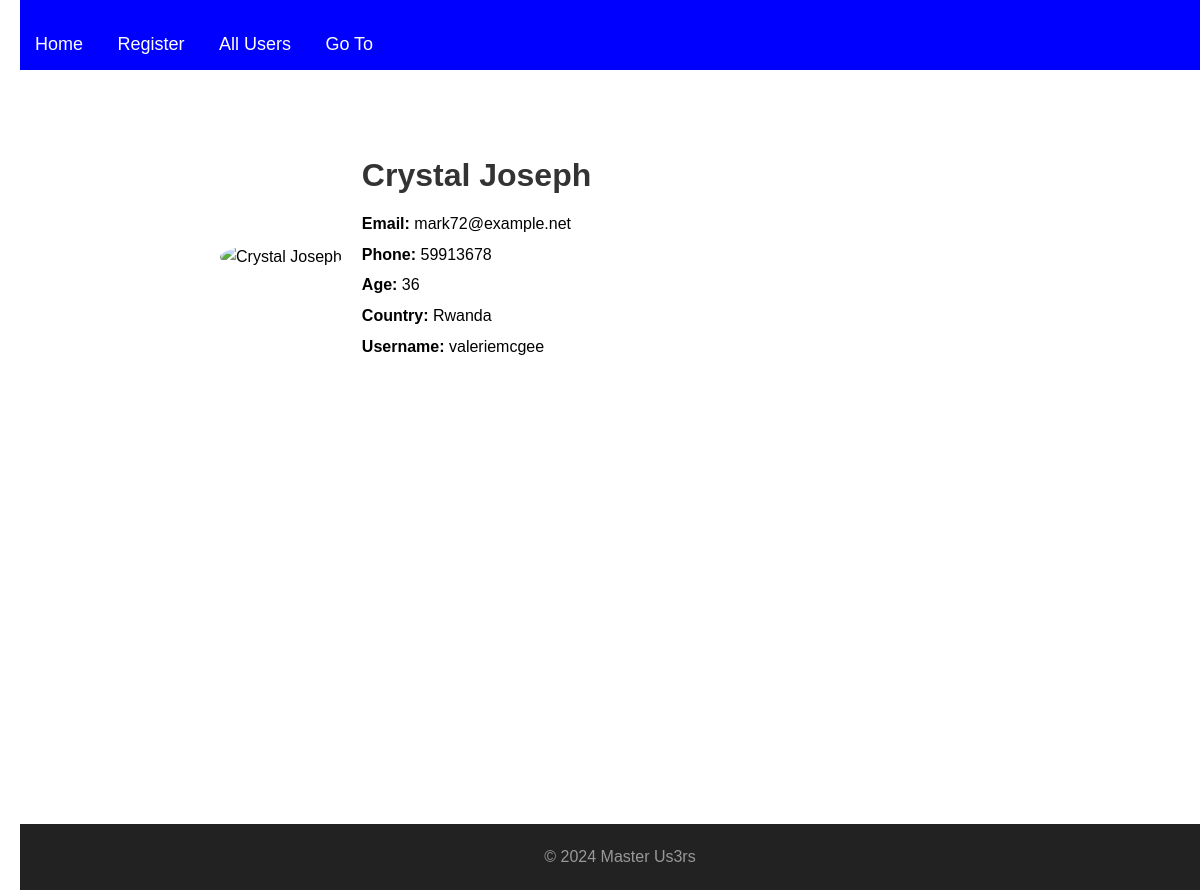
/user/2, run on the app's committed database.
### models.py (models this page shows)
class User(db.Model):
    id = db.Column(db.Integer, primary_key = True)
    name = db.Column(db.String(100))
    age = db.Column(db.Integer)
    email = db.Column(db.String(128), unique = True)
    username = db.Column(db.String(128), unique = True)
    phone = db.Column(db.String(128))
    country = db.Column(db.String(100))

### app.py (the view)
@app.route("/user/<int:user_id>")
def user_page(user_id):
    user = User.query.filter_by(id=user_id).first()
    return render_template('user_page.html', user = user)

### templates/user_page.html
{% extends 'base.html' %}
{% block content %}
    <div class="person-container">
        <div class="person-picture">
            <img src="https://source.unsplash.com/featured/?people" alt="{{ user.name }}">
        </div>
        <div class="person-profile">
            <h1>{{ user.name }}</h1>
            <p><strong>Email:</strong> {{ user.email }}</p>
            <p><strong>Phone:</strong> {{ user.phone }}</p>
            <p><strong>Age:</strong> {{ user.age }}</p>
            <p><strong>Country:</strong> {{ user.country}}</p>
            <p><strong>Username:</strong> {{ user.username}}</p>
        </div>
    </div>
{% endblock %}

### static/style.css (style rules this page uses)
* { margin: 0; padding: 0; box-sizing: border-box; }
html, body { height: 100%; margin: 0; }
body { font-family: 'Arial', sans-serif; line-height: 1.6; margin: 20px; }
.person-container { display: flex; align-items: center; max-width: 800px; margin: 20px auto; padding: 20px; }
.person-picture img { width: 150px; height: 150px; border-radius: 50%; margin-right: 20px; object-fit: cover; }
.person-profile { flex: 1; }
.person-profile h1 { color: #333; margin-bottom: 10px; }
.person-profile p { margin-bottom: 5px; line-height: 1.6; }

### data on the page
User: name "Crystal Joseph", email "mark72@example.net", phone "59913678", age "36", country "Rwanda", username "valeriemcgee"
